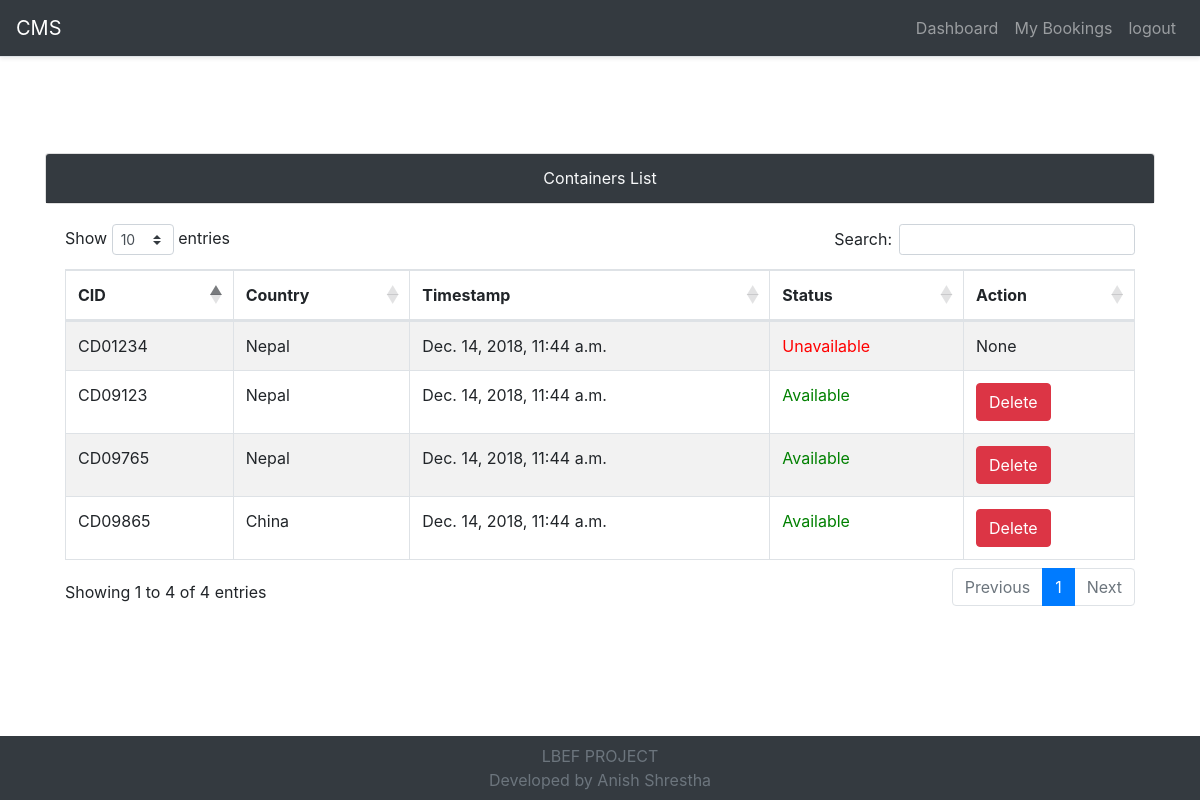
The page /view-containers/ (signed in) on the database its author committed.
### main/models.py (models this page shows, shortened)
class Container(models.Model):
    cid = models.CharField(unique=True, null=True, max_length=200)
    country = models.ForeignKey(Country, on_delete=models.CASCADE)
    available = models.BooleanField(default=True)
    departed = models.BooleanField(default=False)
    received = models.BooleanField(default=False)
    timestamp = models.DateTimeField(auto_now_add=True, blank=True, null=True)

class Country(models.Model):
    title = models.CharField(max_length=20, null=True)

### main/views.py (the view)
# urls.py: url(r'^view-containers/$', viewContainers, name="view-containers"),
def viewContainers(request):
    containers = Container.objects.all()
    ctx = {"containers": containers}
    return render(request, 'container/view.html', ctx)

### main/templates/container/view.html (shortened to what this page needs)
{% extends 'main/master.html' %}
{% block content %}
<div class="container">
    <div class="row">
    </div>
    <div class="row mt-5">
        <div class="col-sm-12">
            <div class="card">
                <div class="card-header bg-dark text-light text-center">
                     Containers List
                </div>
            </div>
            <div class="card-body">
                <table id="containerTable" class="table table-striped table-bordered" style="width:100%">
                    <thead>
                       <tr>
                           <th>CID</th>
                           <th>Country</th>
                           <th>Timestamp</th>
                           <th>Status</th>
                           <th>Action</th>
                       </tr>
                   </thead>
                   <tbody>
                    {% for data in containers %}
                        <tr>
                            <td>{{data.cid}}</td>
                            <td>{{data.country.title}}</td>
                            <td>{{data.timestamp}}</td>
                            {% if data.available %}
                                <td><span style="color: green">Available</span></td>
                                <td><button  class="btn btn-danger" data-toggle="modal" data-target="#deleteModal">Delete</button></td>
                                {% else %}
                                <td><span style="color: red">Unavailable</span></td>
                                <td>None</td>
                            {% endif %}
                        </tr>
                    {% endfor %}
                    </tbody>
                </table>
            </div>
        </div>
    </div>
</div>
{% endblock %}

### main/templates/main/master.html (shortened to what this page needs)
<!DOCTYPE html>
<html>
<head>
    {% load staticfiles %}
    <link rel="stylesheet" href="https://stackpath.bootstrapcdn.com/bootstrap/4.2.1/css/bootstrap.min.css">
    <link rel="stylesheet" href="https://cdn.datatables.net/1.10.19/css/dataTables.bootstrap4.min.css">
</head>
<body>
{% include 'main/navbar.html' %}
    <div class="mb-5">
        {% block content %}
        {% endblock %}
    </div>
<footer>
    {% include 'main/footer.html' %}
</footer>
</body>
</html>

### main/templates/main/navbar.html
{% load staticfiles %}
{% if request.user.is_superuser %}
  {% include 'main/snippets/adminnav.html' %}
{% else %}
  {% include 'main/snippets/normienav.html' %}
{% endif %}

### main/templates/main/snippets/normienav.html (shortened to what this page needs)
{% load staticfiles %}
<div class="bg-white border-bottom shadow-sm">
  <nav class="navbar navbar-expand-lg navbar-dark bg-dark ">
        <a class="navbar-brand" href="/">CMS</a>
    <div class="collapse navbar-collapse " id="navbarNav">
      <ul class="nav navbar-nav ml-auto">
        <li class="nav-item">
          <a class="nav-link" href="/">Dashboard</a>
        </li>
        <li class="nav-item">
          <a class="nav-link" href="{% url 'my-bookings' %}">My Bookings</a>
        </li>
        <li class="nav-item">
          <a class="nav-link" href="{% url 'logout' %}"> logout</a>
        </li>
      </ul>
    </div>
  </nav>
</div>

### main/templates/main/footer.html
<div class="fixed-bottom text-center text-muted bg-dark p-2">LBEF PROJECT <br />Developed by Anish Shrestha</div>

### rows shown on the page
Container: cid "CD01234", country "Nepal", timestamp "Dec. 14, 2018, 11:44 a.m.", available "Unavailable"
Container: cid "CD09865", country "China", timestamp "Dec. 14, 2018, 11:44 a.m."
Container: cid "CD09123", country "Nepal", timestamp "Dec. 14, 2018, 11:44 a.m."
Container: cid "CD09765", country "Nepal", timestamp "Dec. 14, 2018, 11:44 a.m."
